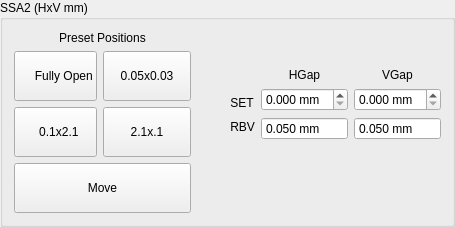
         <widget class="QGroupBox" name="groupBox_19">
          <property name="title">
           <string>SSA2 (HxV mm)</string>
          </property>
          <layout class="QGridLayout" name="gridLayout_32">
           <item row="1" column="1">
            <layout class="QGridLayout" name="gridLayout_31">
             <item row="0" column="0">
              <layout class="QGridLayout" name="gridLayout_14">
               <item row="2" column="0">
                <widget class="QLabel" name="label_183">
                 <property name="sizePolicy">
                  <sizepolicy hsizetype="Preferred" vsizetype="Fixed">
                   <horstretch>0</horstretch>
                   <verstretch>0</verstretch>
                  </sizepolicy>
                 </property>
                 <property name="text">
                  <string>          SET</string>
                 </property>
                </widget>
               </item>
               <item row="3" column="0">
                <widget class="QLabel" name="label_125">
                 <property name="sizePolicy">
                  <sizepolicy hsizetype="Preferred" vsizetype="Fixed">
                   <horstretch>0</horstretch>
                   <verstretch>0</verstretch>
                  </sizepolicy>
                 </property>
                 <property name="text">
                  <string>          RBV</string>
                 </property>
                </widget>
               </item>
               <item row="1" column="0">
                <widget class="QLabel" name="label_10">
                 <property name="sizePolicy">
                  <sizepolicy hsizetype="Preferred" vsizetype="Fixed">
                   <horstretch>0</horstretch>
                   <verstretch>0</verstretch>
                  </sizepolicy>
                 </property>
                 <property name="text">
                  <string/>
                 </property>
                </widget>
               </item>
              </layout>
             </item>
             <item row="0" column="1">
              <layout class="QGridLayout" name="gridLayout_29">
               <item row="0" column="0">
                <widget class="QLabel" name="label_180">
                 <property name="sizePolicy">
                  <sizepolicy hsizetype="Preferred" vsizetype="Fixed">
                   <horstretch>0</horstretch>
                   <verstretch>0</verstretch>
                  </sizepolicy>
                 </property>
                 <property name="text">
                  <string>HGap</string>
                 </property>
                 <property name="alignment">
                  <set>Qt::AlignCenter</set>
                 </property>
                </widget>
               </item>
               <item row="1" column="0">
                <widget class="QDoubleSpinBox" name="db_ssa2_x_set">
                 <property name="suffix">
                  <string> mm</string>
                 </property>
                 <property name="decimals">
                  <number>3</number>
                 </property>
                </widget>
               </item>
               <item row="2" column="0">
                <widget class="QDoubleSpinBox" name="db_ssa2_x">
                 <property name="sizePolicy">
                  <sizepolicy hsizetype="Preferred" vsizetype="Fixed">
                   <horstretch>0</horstretch>
                   <verstretch>0</verstretch>
                  </sizepolicy>
                 </property>
                 <property name="readOnly">
                  <bool>true</bool>
                 </property>
                 <property name="buttonSymbols">
                  <enum>QAbstractSpinBox::NoButtons</enum>
                 </property>
                 <property name="suffix">
                  <string> mm</string>
                 </property>
                 <property name="decimals">
                  <number>3</number>
                 </property>
                 <property name="minimum">
                  <double>-0.100000000000000</double>
                 </property>
                 <property name="maximum">
                  <double>4.000000000000000</double>
                 </property>
                 <property name="value">
                  <double>0.050000000000000</double>
                 </property>
                </widget>
               </item>
              </layout>
             </item>
             <item row="0" column="2">
              <layout class="QGridLayout" name="gridLayout_30">
               <item row="0" column="0">
                <widget class="QLabel" name="label_181">
                 <property name="sizePolicy">
                  <sizepolicy hsizetype="Preferred" vsizetype="Fixed">
                   <horstretch>0</horstretch>
                   <verstretch>0</verstretch>
                  </sizepolicy>
                 </property>
                 <property name="text">
                  <string>VGap</string>
                 </property>
                 <property name="alignment">
                  <set>Qt::AlignCenter</set>
                 </property>
                </widget>
               </item>
               <item row="1" column="0">
                <widget class="QDoubleSpinBox" name="db_ssa2_y_set">
                 <property name="suffix">
                  <string> mm</string>
                 </property>
                 <property name="decimals">
                  <number>3</number>
                 </property>
                </widget>
               </item>
               <item row="2" column="0">
                <widget class="QDoubleSpinBox" name="db_ssa2_y">
                 <property name="sizePolicy">
                  <sizepolicy hsizetype="Preferred" vsizetype="Fixed">
                   <horstretch>0</horstretch>
                   <verstretch>0</verstretch>
                  </sizepolicy>
                 </property>
                 <property name="readOnly">
                  <bool>true</bool>
                 </property>
                 <property name="buttonSymbols">
                  <enum>QAbstractSpinBox::NoButtons</enum>
                 </property>
                 <property name="suffix">
                  <string> mm</string>
                 </property>
                 <property name="decimals">
                  <number>3</number>
                 </property>
                 <property name="minimum">
                  <double>-0.100000000000000</double>
                 </property>
                 <property name="maximum">
                  <double>4.000000000000000</double>
                 </property>
                 <property name="value">
                  <double>0.050000000000000</double>
                 </property>
                </widget>
               </item>
              </layout>
             </item>
            </layout>
           </item>
           <item row="0" column="0">
            <widget class="QLabel" name="label_134">
             <property name="sizePolicy">
              <sizepolicy hsizetype="Preferred" vsizetype="MinimumExpanding">
               <horstretch>0</horstretch>
               <verstretch>0</verstretch>
              </sizepolicy>
             </property>
             <property name="text">
              <string>Preset Positions</string>
             </property>
             <property name="alignment">
              <set>Qt::AlignBottom|Qt::AlignHCenter</set>
             </property>
            </widget>
           </item>
           <item row="1" column="0">
            <layout class="QGridLayout" name="gridLayout_78">
             <item row="0" column="0">
              <layout class="QGridLayout" name="gridLayout_75">
               <item row="1" column="0">
                <widget class="QPushButton" name="pb_SSA2_HClose">
                 <property name="sizePolicy">
                  <sizepolicy hsizetype="Preferred" vsizetype="Fixed">
                   <horstretch>0</horstretch>
                   <verstretch>0</verstretch>
                  </sizepolicy>
                 </property>
                 <property name="text">
                  <string>
  0.1x2.1  
</string>
                 </property>
                </widget>
               </item>
               <item row="1" column="1">
                <widget class="QPushButton" name="pb_SSA2_VClose">
                 <property name="sizePolicy">
                  <sizepolicy hsizetype="Preferred" vsizetype="Fixed">
                   <horstretch>0</horstretch>
                   <verstretch>0</verstretch>
                  </sizepolicy>
                 </property>
                 <property name="text">
                  <string>
2.1x.1 
</string>
                 </property>
                </widget>
               </item>
               <item row="0" column="0">
                <widget class="QPushButton" name="pb_SSA2_Open">
                 <property name="sizePolicy">
                  <sizepolicy hsizetype="Preferred" vsizetype="Fixed">
                   <horstretch>0</horstretch>
                   <verstretch>0</verstretch>
                  </sizepolicy>
                 </property>
                 <property name="text">
                  <string>
     Fully Open
       </string>
                 </property>
                </widget>
               </item>
               <item row="0" column="1">
                <widget class="QPushButton" name="pb_SSA2_Close">
                 <property name="sizePolicy">
                  <sizepolicy hsizetype="Preferred" vsizetype="Preferred">
                   <horstretch>0</horstretch>
                   <verstretch>0</verstretch>
                  </sizepolicy>
                 </property>
                 <property name="text">
                  <string>    0.05x0.03    </string>
                 </property>
                </widget>
               </item>
              </layout>
             </item>
            </layout>
           </item>
           <item row="2" column="0">
            <widget class="QPushButton" name="pb_move_ssa2">
             <property name="text">
              <string>
Move   
</string>
             </property>
            </widget>
           </item>
          </layout>
         </widget>
